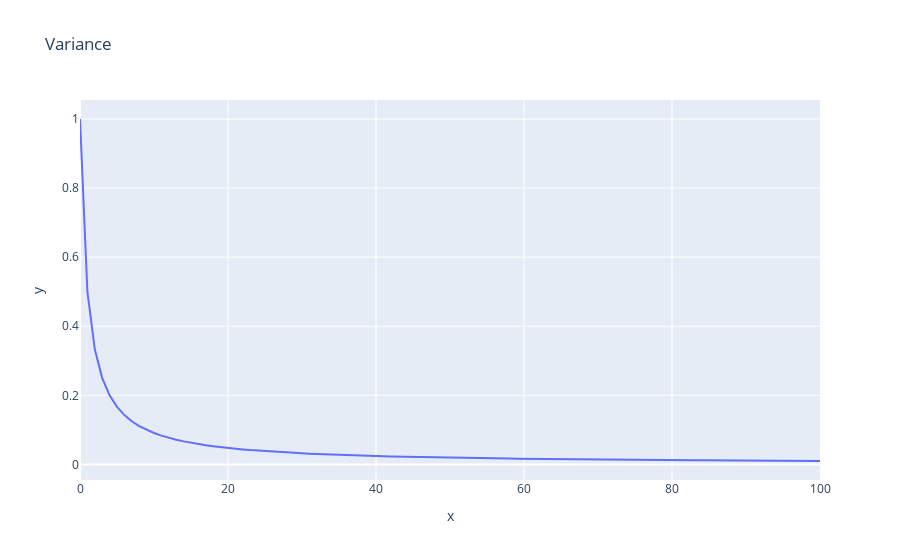

Write notebook code for a chart like this one.
### Code cell
ex.line(x=range(101), y=np.array(trace)[:,1], title='Variance')
